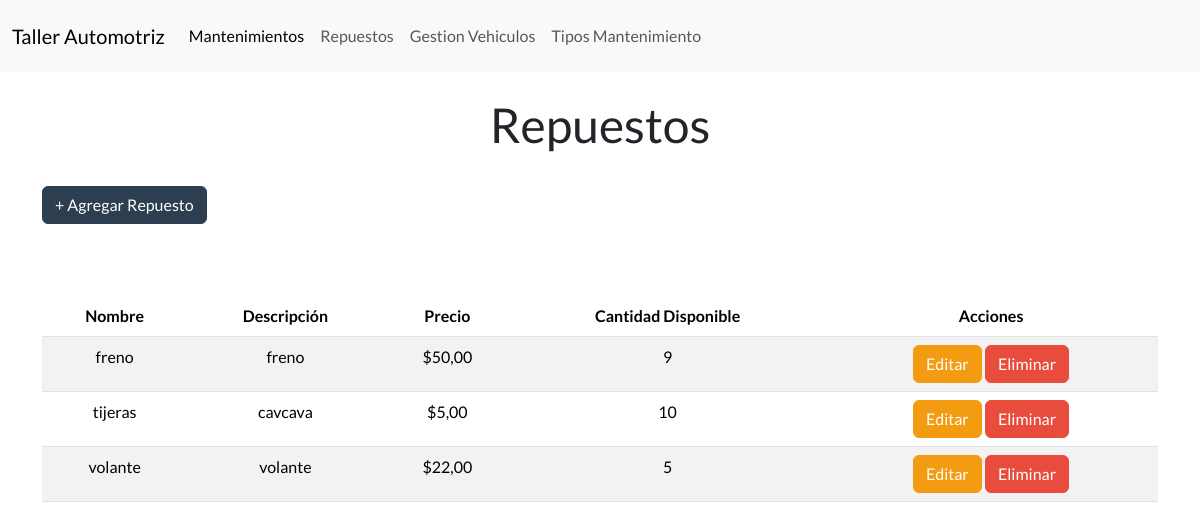
/repuestos/, run on an earlier commit of the app's database.
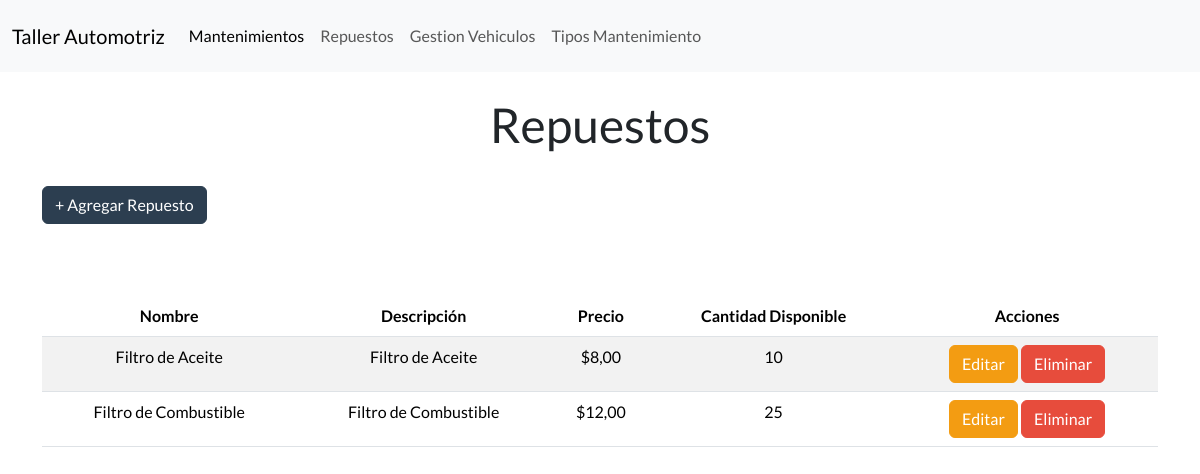
And on a later commit of the database.
### Aplicaciones/Taller/models.py (models this page shows, shortened)
class Repuesto(models.Model): # * Modelo para representar un repuesto
    id_repuesto = models.AutoField(primary_key=True) # ~ Campo de clave primaria autoincremental
    nombre_repuesto = models.CharField(max_length=100)
    descripcion = models.TextField()
    precio = models.DecimalField(max_digits=10, decimal_places=2)
    cantidad_disponible = models.PositiveIntegerField() # ~ tipo de dato para cantidades enteras positivas

### Aplicaciones/Taller/views.py (the view)
# urls.py: path('repuestos/', views.repuestos, name="repuestos"),  # * Mapas de la URL 'repuestos/' a la vista repuestos
def repuestos(request):
    repuestosdbb = Repuesto.objects.all()  # * Recibe todos los repuestos de la base de datos
    """
     * Render the list of repuestos.
    """
    return render(request, 'repuestos.html', {'repuestos': repuestosdbb})  # * Pasa los repuestos a la plantilla 'repuestos.html'

### Aplicaciones/Taller/templates/repuestos.html (shortened to what this page needs)
{% extends 'plantilla.html' %} {% load static %}
{% block content %}
    <div class="container">
        <h1 class="text-center mt-4">Repuestos</h1>
        <button type="button" class="btn btn-primary mt-4 mb-4" data-bs-toggle="modal" data-bs-target="#exampleModal">
            + Agregar Repuesto
        </button>
        <br>
        {% if repuestos %}
        <div class="table-responsive" mt-4>
            {% if repuestos %}
            <table class="table table-striped table-hover text-center mt-5" id="tabla-repuestos">
                <thead>
                    <tr>
                        <th>Nombre</th>
                        <th>Descripción</th>
                        <th>Precio</th>
                        <th>Cantidad Disponible</th>
                        <th>Acciones</th>
                    </tr>
                </thead>
                <tbody>
                    {% for repuesto in repuestos %}
                    <tr>
                        <td>{{ repuesto.nombre_repuesto }}</td>
                        <td>{{ repuesto.descripcion }}</td>
                        <td>${{ repuesto.precio }}</td>
                        <td>{{ repuesto.cantidad_disponible }}</td>
                        <td>
                            <a href="{% url 'editar_repuesto' repuesto.id_repuesto %}" class="btn btn-warning">Editar</a>
                            <a href="Javascript:void(0)" class="btn btn-danger" onclick="eliminarFila('{% url 'eliminar_repuesto' repuesto.id_repuesto %}', 'Repuestos')">Eliminar</a>
                        </td>
                    </tr>
                    {% endfor %}
                </tbody>
            </table>
            {% else %}
            <div class="alert alert-info text-center mt-4" role="alert">
                No hay repuestos disponibles en este momento.
            </div>
            {% endif %}
    {% else %}
        <div class="alert alert-warning text-center mt-4" role="alert">
            No se encontraron repuestos.
        </div>
    {% endif %}
{% endblock content %}

### Aplicaciones/Taller/templates/plantilla.html (shortened to what this page needs)
<!DOCTYPE html>
{% load static %}
<html>
<head>
    <link rel="stylesheet" src="{% static 'css/style.css' %}">
    <link rel="stylesheet" href="https://cdn.jsdelivr.net/npm/datatables@1.10.18/media/css/jquery.dataTables.min.css">
    <link href="https://cdn.jsdelivr.net/npm/bootstrap@5.3.6/dist/css/bootstrap.min.css" rel="stylesheet">
    <link rel="stylesheet" href="https://cdn.jsdelivr.net/npm/bootswatch@5.3.6/dist/flatly/bootstrap.min.css">
    <link rel="stylesheet" href="https://cdn.jsdelivr.net/npm/izitoast@1.4.0/dist/css/iziToast.min.css">
    <link href="https://cdnjs.cloudflare.com/ajax/libs/lightbox2/2.11.4/css/lightbox.min.css" rel="stylesheet">
</head>
<body>
<nav class="navbar navbar-expand-lg bg-body-tertiary">
  <div class="container-fluid">
    <a class="navbar-brand" href="/">Taller Automotriz</a>
    <div class="collapse navbar-collapse" id="navbarNav">
      <ul class="navbar-nav">
        <li class="nav-item">
          <a class="nav-link active" aria-current="page" href="{% url 'mantenimientos' %}"> Mantenimientos</a>
        </li>
        <li class="nav-item">
          <a class="nav-link" href="{% url 'repuestos' %}">Repuestos</a>
        </li>
        <li class="nav-item">
          <a class="nav-link" href="{% url 'gestion_vehiculos' %}">Gestion Vehiculos</a>
        </li>
        <li class="nav-item">
          <a class="nav-link" href="{% url 'tipos_mantenimiento' %}">Tipos Mantenimiento</a>
        </li>
      </ul>
    </div>
  </div>
</nav>
    <main>
        {% block content %}{% endblock %}
    </main>
</body>
</html>

What changed in the data, as far as the page shows it:
removed Repuesto: nombre_repuesto "freno", descripcion "freno", precio "50,00", cantidad_disponible "9"
removed Repuesto: nombre_repuesto "tijeras", descripcion "cavcava", precio "5,00", cantidad_disponible "10"
removed Repuesto: nombre_repuesto "volante", descripcion "volante", precio "22,00", cantidad_disponible "5"
added Repuesto: nombre_repuesto "Filtro de Aceite", descripcion "Filtro de Aceite", precio "8,00", cantidad_disponible "10"
added Repuesto: nombre_repuesto "Filtro de Combustible", descripcion "Filtro de Combustible", precio "12,00", cantidad_disponible "25"
